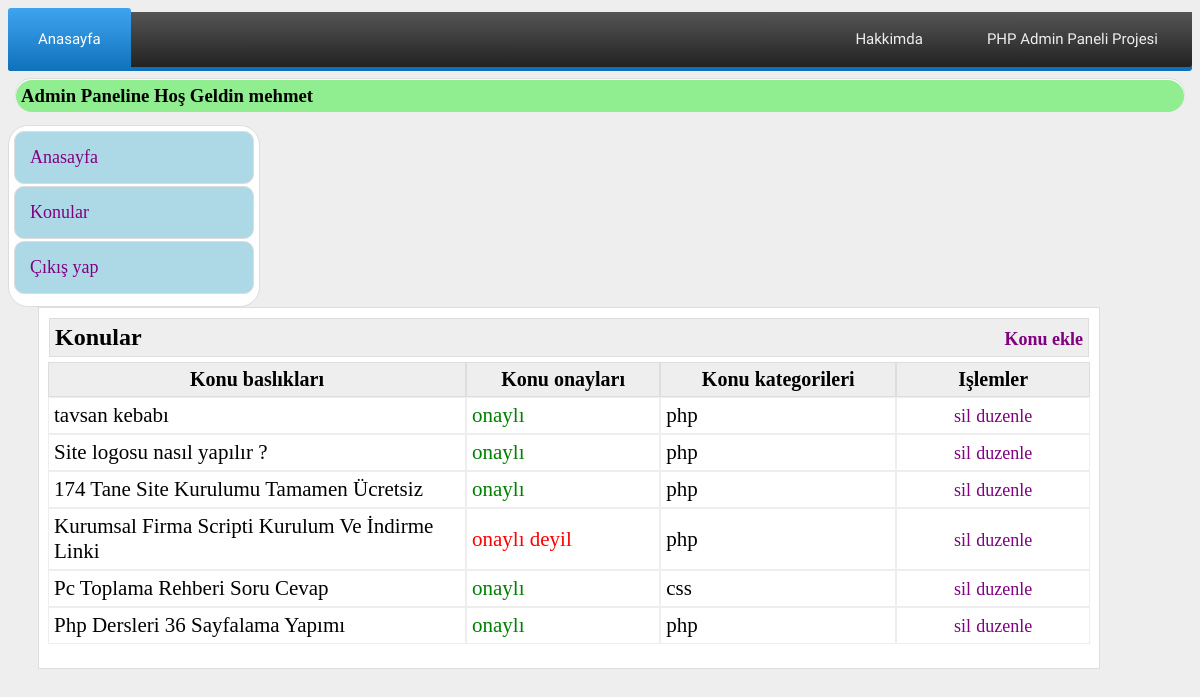
/admin.php?do=konu (signed in), run on the app's committed database.
### tables this page shows
CREATE TABLE IF NOT EXISTS `konular` (
  `konu_id` int(11) NOT NULL AUTO_INCREMENT,
  `konu_ekleyen` varchar(200) NOT NULL,
  `konu_baslik` varchar(300) NOT NULL,
  `konu_aciklama` varchar(1200) NOT NULL,
  `konu_tarih` timestamp NOT NULL DEFAULT CURRENT_TIMESTAMP,
  `konu_durum` int(11) NOT NULL,
  `konu_kategori` int(11) NOT NULL,
  `konu_hit` int(11) NOT NULL,
  PRIMARY KEY (`konu_id`)
);

CREATE TABLE IF NOT EXISTS `kategoriler` (
  `kategori_id` int(11) NOT NULL AUTO_INCREMENT,
  `kategori_adi` varchar(100) NOT NULL,
  `kategori_aciklama` varchar(200) NOT NULL,
  PRIMARY KEY (`kategori_id`)
);

### admin.php (the view, shortened to what this page needs)
<!DOCTYPE HTML>
<html lang="en-US">
<head>
	<link rel="stylesheet" href="style.css"/>
</head>
<head>
	<link rel="stylesheet" href="style.css"/>
	<link rel="stylesheet" href="styles.css">
</head>
<body>
	<div id='cssmenu'>
<ul>
   <li class='active'><a href='index.php'><span>Anasayfa</span></a></li>
   <span style="float:right;"><li><a>PHP Admin Paneli Projesi</a></li></span>
  <span style="float:right;"><li class='last'><a href='Hakkimda.php'><span>Hakkimda</span></a></li></span>
</ul>
</div>
<body>
	 <?php
	 if($_SESSION){
		try{
	$db = new PDO("mysql:host=localhost;dbname=blog;charset=utf8","root","Deniz.07");
}catch(PDOException $mesaj){
	echo $mesaj->getmessage();
}
       if($_SESSION["durum"] == 1){
		   ?>
		   <div class="header">
		   <h3>Admin Paneline Hoş Geldin <span><?php echo $_SESSION["uye"];?></span>
		   </div>
		   <div class="genel">
		   <div class="menu">
		   <ul>
		   <li><a href="index.php">Anasayfa</a></li>
		   <li><a href="?do=konu">Konular</a></li>
		   <li><a href="cikis.php">Çıkış yap</a></li>
		   </ul>
		   </div>
		   <div class="icerik">
		   <?php
            $do = @$_GET["do"];
			switch($do){
				case "konu":
				$v = $db->prepare("select * from konular  inner join kategoriler on kategoriler.kategori_id = konular.konu_kategori order by konu_id desc limit 20");
				$v->execute(array());
				$c = $v->fetchAll(PDO::FETCH_ASSOC);
				$x = $v->rowCount();
				?>
				<h2>Konular <span style="float:right;"><a href="?do=konu_ekle">Konu ekle</a></span></h2>
				<div class="admin_konular">
				<table cellpadding="0" cellspacing="0">
				<thead>
				<tr><th>Konu baslıkları</th><th>Konu onayları</th><th>Konu kategorileri</th><th>Işlemler</th>
				</tr>
				</thead>
				<?php
				if($x){
					foreach($c as $m){
						?>
						<tbody>
						<tr>
						<td width="600"><?php echo $m["konu_baslik"];?></td><td width="250">
						<?php
						if($m["konu_durum"] == 1){
							echo '<span style="color:green">onaylı</span>';
						}else {
							echo '<span style="color:red">onaylı deyil</span>';
						}
						?>
						</td><td width="300"><?php echo $m["kategori_adi"];?></td><td align="center" width="250"><a onclick="return confirm('konuyu silmek istediğinize eminmisiniz');"  href="?do=konu_sil&id=<?php echo $m["konu_id"];?>">sil</a> <a href="?do=konu_duzenle&id=<?php echo $m["konu_id"];?>">duzenle</a></td>
						</tr>
						</tbody>
						<?php
					}
				}else {
					echo '<tr><td width="1300" colspan="4"><h3 class="admin_dikkat">henuz siteye hiç konu eklenmemis</h3></td></tr>';
				}
				?>
				</table>
				</div>
				<?php
				break;
				?>
				<?php
			}
		   ?>
		   </div>
		   </div>
		   <?php
	   }else {
		 echo "<div style='border:1px solid #ddd;width:500px;height:20px;margin:5px;padding:12px;
		 position:relative;top:200px;left:400px;font-size:20px;background:red;
		 '>bu sayfada yetkiniz bulunmuyor</div>";
		   header ("refresh: 3; url=index.php");
	   }
	 }else {
		 echo "<div style='border:1px solid #ddd;width:500px;height:20px;margin:5px;padding:12px;
		 position:relative;top:200px;left:400px;font-size:20px;background:lightyellow;
		 '>uye girisi yapmanız gerekiyor</div>";
	 }
      ?>
</body>
</html>

### style.css (style rules this page uses)
.header { margin:7px; border:1px solid #ddd; height:30px; background:white; border-radius:20px; }
.header h3 { border:0px solid #ddd; margin:0px; padding:5px; position:relative; top:1px; background:lightgreen; border-radius:20px; }
.menu { border:1px solid #ddd; width:250px; height:180px; float:left; background:white; border-radius:20px; }
.genel { margin-top:15px; }
.icerik { border:1px solid #ddd; float:left; position:relative; width:1050px; left:30px; padding:5px; min-height:350px; background:white; margin-bottom:20px; }
.menu ul { margin:2px; padding:1px; list-style:none; }
.menu ul li { border:1px solid #ddd; margin:2px; padding:15px; font-size:17px; background:lightblue; border-radius:10px; }
.menu a { text-decoration:none; font-size:18px; font-family:verdana; color:purple; }
.icerik h2 { border:1px solid #ddd; margin:5px; padding:5px; background:#eee; }
.admin_konular th { border:1px solid #ddd; background:#eee; padding:5px; font-size:20px; }
.admin_konular td { border:1px solid #eee; padding:5px; font-size:21px; }
.admin_konular td a { text-decoration:none; font-size:18px; font-family:verdana; color:purple; }
.icerik h2 a { text-decoration:none; font-size:18px; font-family:verdana; color:purple; }
.admin_konular { margin:4px; }

### styles.css (style rules this page uses)
#cssmenu, #cssmenu ul, #cssmenu ul li, #cssmenu ul li a { margin: 0; padding: 0; border: 0; list-style: none; line-height: 1; display: block; position: relative; font-family: Capriola, Helvetica, sans-serif; }
#cssmenu { width: auto; height: 59px; padding-bottom: 4px; }
#cssmenu ul { height: 59px; }
#cssmenu ul li { float: left; margin-right: 4px; border-top-left-radius: 3px; border-top-right-radius: 3px; z-index: 5; }
#cssmenu ul li a { padding: 24px 30px 20px 30px; margin-bottom: 4px; border-top-left-radius: 3px; border-top-right-radius: 3px; color: #eeeeee; font-size: 15px; text-decoration: none; }
#cssmenu ul li:first-child, #cssmenu ul li:first-child > a { border-bottom-left-radius: 3px; }
#cssmenu ul li:hover, #cssmenu ul li.active { background: #0f71ba; background: -moz-linear-gradient(top, #3fa4f0 0%, #0f71ba 100%); background: -webkit-gradient(linear, left top, left bottom, color-stop(0%, #3fa4f0), color-stop(100%, #0f71ba)); background: -webkit-linear-gradient(top, #3fa4f0 0%, #0f71ba 100%); background: -o-linear-gradient(top, #3fa4f0 0%, #0f71ba 100%); background: -ms-linear-gradient(top, #3fa4f0 0%, #0f71ba 100%); background: linear-gradient(to bottom, #3fa4f0 0%, #0f71ba 100%); }
#cssmenu ul li a:hover, #cssmenu ul li.active > a { background: url('images/bg.png'); color: #ffffff; }

### admin.php (style rules this page uses)
body { background:#eee; }

### data on the page
konular: konu_baslik "tavsan kebabı", konu_durum "onaylı", kategoriler.kategori_adi "php"
konular: konu_baslik "Site logosu nasıl yapılır ?", konu_durum "onaylı", kategoriler.kategori_adi "php"
konular: konu_baslik "174 Tane Site Kurulumu Tamamen Ücretsiz", konu_durum "onaylı", kategoriler.kategori_adi "php"
konular: konu_baslik "Kurumsal Firma Scripti Kurulum Ve İndirme Linki", konu_durum "onaylı deyil", kategoriler.kategori_adi "php"
konular: konu_baslik "Pc Toplama Rehberi Soru Cevap", konu_durum "onaylı", kategoriler.kategori_adi "css"
konular: konu_baslik "Php Dersleri 36 Sayfalama Yapımı", konu_durum "onaylı", kategoriler.kategori_adi "php"

### other printed values
$_SESSION["uye"] "mehmet"
